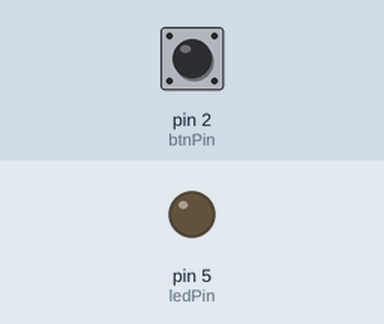
This sketch was run on a simulated Arduino Uno, built with avr-gcc and run on an emulated ATmega328P. Parts: output pins drawn as LEDs (lit = HIGH). The test bench sets the inputs (shaded band); at power-on: pin 2 (btnPin) HIGH.

Above: at 1.2 s.
1.3 s: pin 2 (btnPin) pulled LOW for 0.15 s
At 1.37 s:
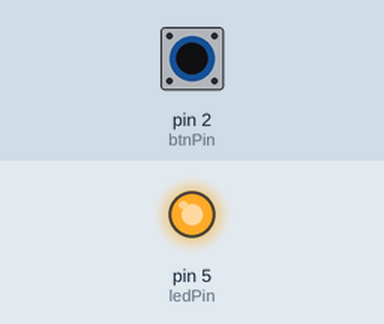
2.9 s: pin 2 (btnPin) pulled LOW for 3.2 s
At 7.5 s:
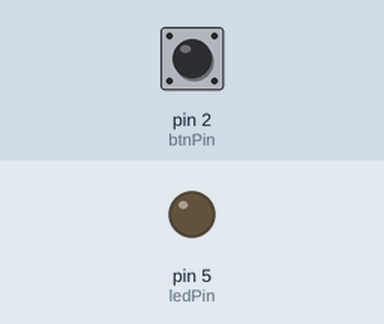
Timing chart, 0 to 9.0 s (numbered marks = the images above; inputs shaded):
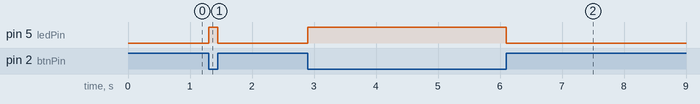

Measured:
- after the input at 1.3 s, pin 5 (ledPin): LOW → HIGH at once, → LOW 0.15 s later
- after the input at 2.9 s, pin 5 (ledPin): LOW → HIGH at once, → LOW 3.2 s later

The sketch:

usingArduinoIO.ino
```cpp
/*
Program lights up an LED if and only
if the button is pressed.

program compiles to 910 bytes or 2% of program space
with 9bytes of dynamic memory
*/


int btnPin = 2, ledPin = 5;

void setup() {
    pinMode(btnPin, INPUT_PULLUP); // means the button doesn't need a pull up, but I hear the internals are weak.
    pinMode(ledPin, OUTPUT);
}


void loop() {
    int btn = digitalRead(btnPin);

    if(btn == LOW) {
        digitalWrite(ledPin, HIGH);
    }
    else {
        digitalWrite(ledPin, LOW);
    }
}
```
